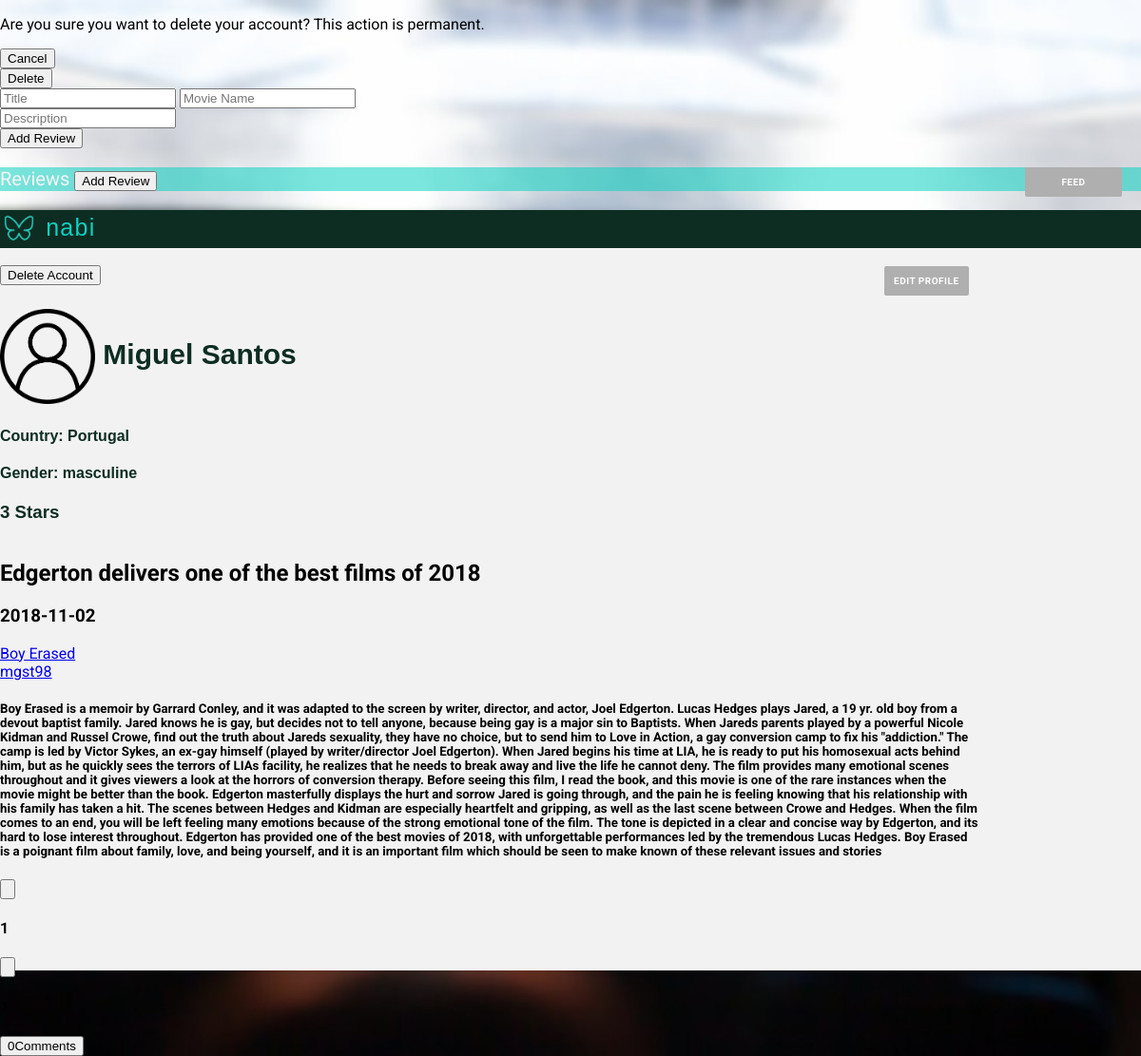
The page /pages/profile.php (signed in) on the database its author committed.
### tables this page shows
CREATE TABLE User (
    ID        INTEGER PRIMARY KEY AUTOINCREMENT,
    FirstName STRING NOT NULL,
    LastName  STRING NOT NULL,
    Username  STRING UNIQUE NOT NULL,
    Gender    STRING NOT NULL,
    Birthday  DATE NOT NULL,
    Country   STRING NOT NULL,
    Email     STRING UNIQUE NOT NULL,
    Password  CHAR (256) NOT NULL,  
    Photo     STRING DEFAULT "default.jpg",
    Points    INTEGER
    
);

CREATE TABLE Review (
    ID          INTEGER PRIMARY KEY AUTOINCREMENT,
    Title       STRING  NOT NULL,
    UserID      INTEGER REFERENCES User(ID) ON DELETE CASCADE,
    MovieID     INTEGER REFERENCES Movie(ID) ON DELETE CASCADE,
    ReviewDate  DATE NOT NULL,
    Description STRING NOT NULL
    
);

### pages/profile.php (called while the page is built, shortened)
<?php
    include_once('../templates/common/tpl_header.php');
    include_once('../templates/tpl_profile.php');
    include_once('../templates/tpl_draw_reviews.php');
    include_once('../templates/common/tpl_footer.php');
    include_once('../database/db_user.php');
    if (isset($_GET['username'])){
        $username=$_GET['username'];
    }
    else {
        $username=$_SESSION['username'];
    }
    $user_info = getUserInfo($username);
    $user_reviews=getUserReviews($username);
    draw_profile($user_info,$user_reviews);
    foreach ($user_reviews as $k => $review){
        $user_reviews[$k]['MovieName'] = getMovieName($review['MovieID']);
        $user_reviews[$k]['UserName'] = $user_info['Username'];
        $user_reviews[$k]['NumberComments'] = getReviewsComments($review['ID'],$review['UserID']);
        $user_reviews[$k]['Heart'] = getLikesReview($review['ID']);
        $user_reviews[$k]['Dislike'] = getDisLikesReview($review['ID']);
    }
    draw_reviews($user_reviews);
?>

### database/db_user.php (called while the page is built, shortened)
<?php
  function getID($username) {
    $db = Database::instance()->db();
    try {
      $stmt = $db->prepare('SELECT ID FROM User WHERE username = ?');
      $stmt->execute(array($username));
      if($row = $stmt->fetch()){
        return $row['ID'];
      }
    }catch(PDOException $e) {
      return -1;
    }
  }
  function getUserInfo($username) {
      $db = Database::instance()->db();
      $stmt = $db->prepare('SELECT * FROM User WHERE username = ?');
      $stmt->execute(array($username));
      return  $stmt->fetch();
  }
  function getUserReviews($username){
    $id=getID($username);
    $db = Database::instance()->db();
    $allReviews= $db->prepare('SELECT * FROM Review WHERE UserID = ?');
    $allReviews->execute(array($id));
    $reviews= $allReviews->fetchAll();
    return $reviews;
  }
?>

### templates/tpl_profile.php (the view)
<?php
include_once(__DIR__.'/tpl_delete_account.php');
 ?>
<body>
<?php function draw_profile($userinfo, $reviews) { ?>
<div class="profile_container">
    <div class="profile_header">
        <header>
        <p>  <img src="../assets/mininabi.png" alt="Nabi logo (butterfly)" width="40" height="40"> nabi
       </header>
    </div>
    <div class="profile_side_nav">
    </div>
    <div class="profile_info" >
        <div class="edit_profile">
            <a href="edit_profile.php" class="edit"> edit profile </a><br>
            <input onclick="openBox('Delete Account')" type="submit" value="Delete Account"/>
        </div>
        <div class="profile_name">
            <h2>  <img src="../assets/avatar.png" width="100" height="100">
                  <?=$userinfo['FirstName']?> <?=$userinfo['LastName']?>
            </h2>
        </div>
        <div class="profile_country">
            <h4> Country: <?=$userinfo['Country']?> </h4>
        </div>
        <div class="profile_gender">
            <h4> Gender: <?=$userinfo['Gender']?> </h4>
        </div>
        <div class="profile_points">
            <h3><?=$userinfo['Points']?> Stars </h3>
        </div>
    </div>
<?php } ?>
</body>

### templates/tpl_draw_reviews.php (shortened to what this page needs)
<?php include_once(__DIR__.'/tpl_review.php'); ?>
<div class="Reviews">
        <p>Reviews <input  onclick="openBox('Add Review')" type="submit" value ="Add Review">
        <a href="main_page.php"> Feed </a>
         </p>
    </div>
    <?php function draw_reviews($reviews){?>
        <div class="profile_reviews">
    <?php foreach($reviews as $review){?>
        <div class="review_info">
             <h2><?=$review['Title']?> </h2>
            <h3><?=$review['ReviewDate']?></h3>
            <a href="movie.php?movie_id=<?php echo htmlentities($review['MovieID'])?>"><?=$review['MovieName']?></a><br>
            <a href="profile.php?username=<?php echo htmlentities($review['UserName'])?>"><?=$review['UserName']?></a>
        </div>
        <div class="review_content">
            <h5><?=$review['Description']?></h5>
        </div>
        <div class="review_likes">
            <div class="likes">
                <input type="button">
                <h4><?=$review['Heart']?></h4>
            </div>
            <div class="dislikes">
                <input type="button">
                <h4><?=$review['Dislike']?></h4>
            </div>
         <div class="comments">
         <input onclick="openBox('Show Comments',<?$review['ID']?>)" type="submit" value=<?=$review['NumberComments']?>Comments>
         </div>
        </div>
        <?php }?>
        </div>
    <?php }?>

### css/style.css (style rules this page uses)
html { height:100% ; }
body { margin: 0 auto; min-height:100% ; font-family: 'Roboto', sans-serif; --bg-color-dark: #0D2D22; --bg-color-light: #0ED1C1; --panel-color: #FFFFFF; --logo-font-color: #00311D; --input-color: #f2f2f2; --bg-color-nav:rgba(14, 209, 193, 0.548); --bg-color-sidenav:rgba(177, 171, 171, 0.932); --color-buttons:rgb(175, 175, 175); background-image: url('../assets/background.jpg'); background-position: center; background-attachment: fixed; background-repeat: no-repeat; background-size: cover; }
header { text-align: center; background-color: var(--bg-color-dark); }
div.profile_container { background-image: none; background-color: var(--input-color); background-image: none; height: 100vh; display: grid; font-family: "Roboto", 'sans-serif'; grid-template-columns: 6fr 1fr; grid-template-rows: auto 1fr auto auto auto; grid-template-areas: "header header" "info goto" "nav goto" "reviews goto" "footer footer"; }
.profile_header { grid-area: header; }
.profile_header p { text-align: left; color: var(--bg-color-light); font-family: 'Candara',sans-serif; font-size: 25px; margin: 0; letter-spacing: 0.05em; }
.profile_header p img { vertical-align: middle; }
.Reviews p a, .Reviews p button { -webkit-appearance: none; margin-right: 2em; width: 8.2em; text-align: center; margin-top:0em; }
div.profile_info { grid-area: info; font-family: 'Candara',sans-serif; color: var(--bg-color-dark); }
.profile_name h2 { font-size: 30px; }
.profile_name img { vertical-align: middle; }
.edit_profile a , .Reviews p a,.Reviews p button, .upload_photo input[type="file"], .upload_photo input[type="submit"] { float: right; letter-spacing: 0.05em; font-family: "Roboto",'sans-serif'; text-transform: uppercase; text-decoration: none; font-weight: bold; background: var(--color-buttons); padding: 10px; color: var(--panel-color); font-size: 10px; border-radius: 2px; }
.edit_profile .edit { margin-right: 1em; margin-top: 1.9em; }
.Reviews { grid-area: nav; background-color: var(--bg-color-nav); color: whitesmoke; font-size: 20px; }
div.profile_reviews { grid-area: reviews; }
.review_content { background-color: var(--input-color); }

### rows shown on the page
user: FirstName "Miguel", LastName "Santos", Country "Portugal", Gender "masculine", Points "3"
review: Title "Edgerton delivers one of the best films of 2018", ReviewDate "2018-11-02", MovieName "Boy Erased", UserName "mgst98", Description "Boy Erased is a memoir by Garrard Conley, and it was adapted to the screen by writer, director, and actor, Joel Edgerton. Lucas Hedges plays Jared, a 19 yr. old boy from a devout baptist family. Jared knows he is gay, but decides not to tell anyone, because being gay is a major sin to Baptists. When Jareds parents played by a powerful Nicole Kidman and Russel Crowe, find out the truth about Jareds sexuality, they have no choice, but to send him to Love in Action, a gay conversion camp to fix his \"addiction.\" The camp is led by Victor Sykes, an ex-gay himself (played by writer/director Joel Edgerton). When Jared begins his time at LIA, he is ready to put his homosexual acts behind him, but…", Heart "1"
